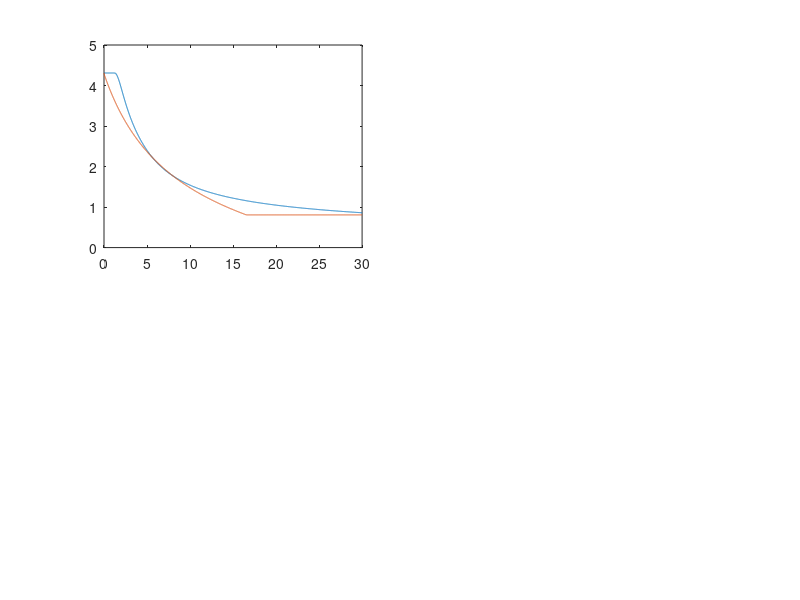

This figure's MATLAB source: (Note: this script raises an error after producing the figure.)
load('comparison_data.mat');

figure(1);
subplot(221);
plot(t, r_P, t, r_esc);
hline([cvt_low, cvt_high], 'k--');
grid on;
xlabel('time [s]');
title('cvt ratio');

subplot(223);
plot(t, eg_rpm_P, t, eg_rpm_esc);
grid on;
xlabel('time [s]');
title('engine speed');
ylabel('[rpm]');

subplot(224);
plot(t, vel_mph_P, t, vel_mph_esc);
grid on;
xlabel('time [s]');
title('wheel speed');
ylabel('[mph]');

subplot(222);
plot(t, u_P, t, u_esc);
hline([motor_max, -motor_max], 'k--');
grid on;
xlabel('time [s]');
title('motor speed');
ylabel('[rpm]');